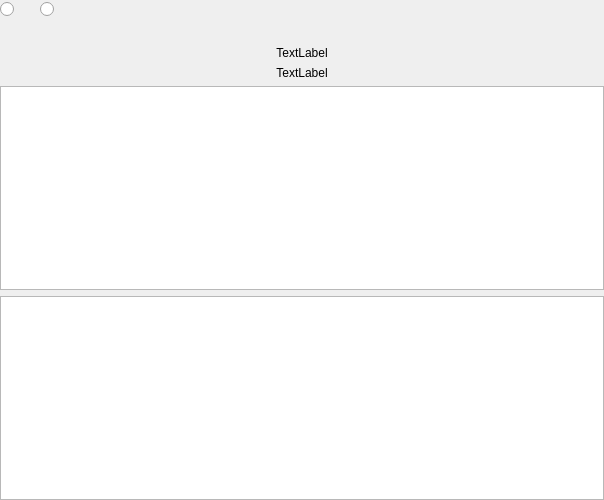
<?xml version="1.0" encoding="UTF-8"?>
<ui version="4.0">
 <class>C_SdBueMessageSignalTableWidget</class>
 <widget class="QWidget" name="C_SdBueMessageSignalTableWidget">
  <property name="geometry">
   <rect>
    <x>0</x>
    <y>0</y>
    <width>604</width>
    <height>500</height>
   </rect>
  </property>
  <property name="windowTitle">
   <string>Form</string>
  </property>
  <layout class="QVBoxLayout" name="verticalLayout" stretch="0,0,0,0,1,1,1">
   <property name="leftMargin">
    <number>0</number>
   </property>
   <property name="topMargin">
    <number>0</number>
   </property>
   <property name="rightMargin">
    <number>0</number>
   </property>
   <property name="bottomMargin">
    <number>0</number>
   </property>
   <item>
    <layout class="QHBoxLayout" name="horizontalLayout_2" stretch="0,0,0,1">
     <property name="leftMargin">
      <number>0</number>
     </property>
     <property name="topMargin">
      <number>0</number>
     </property>
     <property name="rightMargin">
      <number>0</number>
     </property>
     <property name="bottomMargin">
      <number>0</number>
     </property>
     <item>
      <layout class="QHBoxLayout" name="horizontalLayout_3">
       <item>
        <widget class="stw::opensyde_gui_elements::C_OgeRabCheckBox" name="pc_RadioButtonMessages">
         <property name="text">
          <string/>
         </property>
        </widget>
       </item>
      </layout>
     </item>
     <item>
      <spacer name="horizontalSpacer_2">
       <property name="orientation">
        <enum>Qt::Horizontal</enum>
       </property>
       <property name="sizeType">
        <enum>QSizePolicy::Fixed</enum>
       </property>
       <property name="sizeHint" stdset="0">
        <size>
         <width>20</width>
         <height>20</height>
        </size>
       </property>
      </spacer>
     </item>
     <item>
      <layout class="QHBoxLayout" name="horizontalLayout">
       <item>
        <widget class="stw::opensyde_gui_elements::C_OgeRabCheckBox" name="pc_RadioButtonSignals">
         <property name="text">
          <string/>
         </property>
        </widget>
       </item>
      </layout>
     </item>
     <item>
      <spacer name="horizontalSpacer">
       <property name="orientation">
        <enum>Qt::Horizontal</enum>
       </property>
       <property name="sizeHint" stdset="0">
        <size>
         <width>40</width>
         <height>20</height>
        </size>
       </property>
      </spacer>
     </item>
    </layout>
   </item>
   <item>
    <spacer name="verticalSpacer">
     <property name="orientation">
      <enum>Qt::Vertical</enum>
     </property>
     <property name="sizeType">
      <enum>QSizePolicy::Fixed</enum>
     </property>
     <property name="sizeHint" stdset="0">
      <size>
       <width>20</width>
       <height>20</height>
      </size>
     </property>
    </spacer>
   </item>
   <item>
    <widget class="stw::opensyde_gui_elements::C_OgeLabToolTipBase" name="pc_LabelNoMessages">
     <property name="styleRole" stdset="0">
      <string>group-item</string>
     </property>
     <property name="text">
      <string>TextLabel</string>
     </property>
     <property name="alignment">
      <set>Qt::AlignCenter</set>
     </property>
    </widget>
   </item>
   <item>
    <widget class="stw::opensyde_gui_elements::C_OgeLabToolTipBase" name="pc_LabelNoSignals">
     <property name="styleRole" stdset="0">
      <string>group-item</string>
     </property>
     <property name="text">
      <string>TextLabel</string>
     </property>
     <property name="alignment">
      <set>Qt::AlignCenter</set>
     </property>
    </widget>
   </item>
   <item>
    <widget class="stw::opensyde_gui::C_SdBueMessageTableView" name="pc_TableViewMessages"/>
   </item>
   <item>
    <widget class="stw::opensyde_gui::C_SdBueSignalTableView" name="pc_TableViewSignals"/>
   </item>
   <item>
    <spacer name="pc_VerticalSpacerBottom">
     <property name="orientation">
      <enum>Qt::Vertical</enum>
     </property>
     <property name="sizeType">
      <enum>QSizePolicy::Fixed</enum>
     </property>
     <property name="sizeHint" stdset="0">
      <size>
       <width>0</width>
       <height>0</height>
      </size>
     </property>
    </spacer>
   </item>
  </layout>
 </widget>
 <customwidgets>
  <customwidget>
   <class>stw::opensyde_gui_elements::C_OgeLabToolTipBase</class>
   <extends>QLabel</extends>
   <header>C_OgeLabToolTipBase.hpp</header>
  </customwidget>
  <customwidget>
   <class>stw::opensyde_gui_elements::C_OgeRabCheckBox</class>
   <extends>QRadioButton</extends>
   <header>C_OgeRabCheckBox.hpp</header>
  </customwidget>
  <customwidget>
   <class>stw::opensyde_gui::C_SdBueMessageTableView</class>
   <extends>QTableView</extends>
   <header>C_SdBueMessageTableView.hpp</header>
  </customwidget>
  <customwidget>
   <class>stw::opensyde_gui::C_SdBueSignalTableView</class>
   <extends>QTableView</extends>
   <header>C_SdBueSignalTableView.hpp</header>
  </customwidget>
 </customwidgets>
 <resources/>
 <connections/>
</ui>
